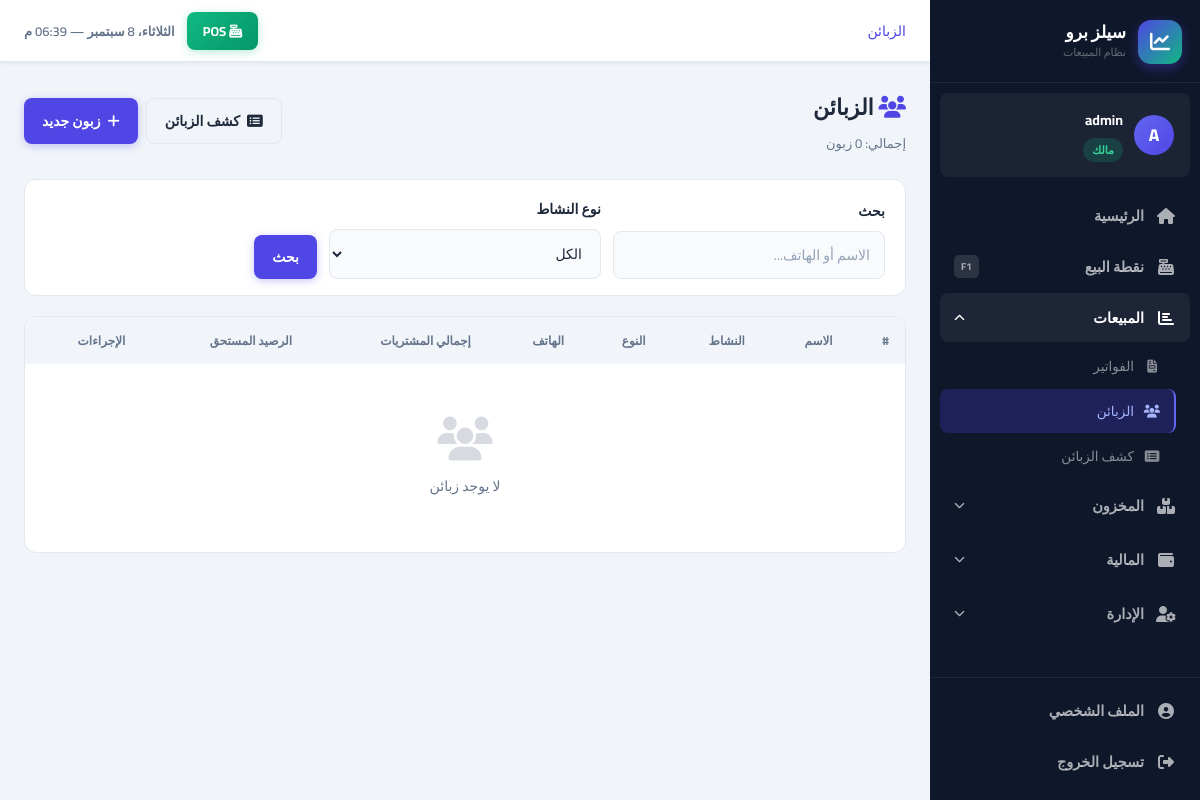
Screenshot of /customers/ (signed in) with the database file from the repository.
### accounts/models.py (models this page shows, shortened)
class User(AbstractUser):
    role = models.ForeignKey(
        Role, on_delete=models.PROTECT, null=True, blank=True,
        related_name='users', verbose_name='الدور الوظيفي',
        help_text='فارغ لصاحب الحساب الرئيسي فقط'
    )
    parent = models.ForeignKey(
        'self', on_delete=models.CASCADE, null=True, blank=True,
        related_name='employees', verbose_name='المالك الرئيسي'
    )
    phone = models.CharField(max_length=20, blank=True, verbose_name='الهاتف')
    is_active = models.BooleanField(default=True, verbose_name='نشط')
    created_at = models.DateTimeField(auto_now_add=True)
    class Meta:
        verbose_name = 'مستخدم'
        verbose_name_plural = 'المستخدمون'
    def get_owner(self):
        if self.is_owner_account:
            return self
        return self.parent.get_owner()
    @property
    def is_owner_account(self):
        return self.parent_id is None
    def can_manage_users(self):
        return self.is_owner_account or self.has_perm_flag('can_manage_users')
    @property
    def role_label(self):
        if self.is_owner_account:
            return 'مالك'
        return self.role.name if self.role_id else '—'
    @property
    def role_slug(self):
        if self.is_owner_account:
            return 'owner'
        if not self.role_id:
            return 'custom'
        mapping = {'مدير': 'manager', 'كاشير': 'cashier', 'مشاهد': 'viewer'}
        return mapping.get(self.role.name, 'custom')

### customers/views.py (the view)
# urls.py: path('', views.customer_list, name='customer_list'),
@login_required
def customer_list(request):
    owner = request.user.get_owner()
    q = request.GET.get('q', '')
    activity = request.GET.get('activity', '')
    customers = Customer.objects.filter(owner=owner)
    if q:
        customers = customers.filter(Q(name__icontains=q) | Q(business_name__icontains=q) | Q(personal_phone__icontains=q))
    if activity:
        customers = customers.filter(activity_type=activity)
    customers = _with_balance(customers).order_by('name')
    paginator = Paginator(customers, 20)
    page = paginator.get_page(request.GET.get('page'))
    return render(request, 'customers/list.html', {
        'page_obj': page, 'q': q, 'activity': activity,
        'total_count': customers.count()
    })

### core/context_processors.py (called while the page is built)
def global_context(request):
    context = {}
    if request.user.is_authenticated:
        owner = request.user.get_owner()
        low_stock_count = Product.objects.filter(
            owner=owner,
            current_stock__lte=F('min_stock')
        ).count()
        context['low_stock_count'] = low_stock_count
        context['current_user'] = request.user
    return context

### customers/views.py (called while the page is built)
def _with_balance(queryset):
    money_field = DecimalField(max_digits=14, decimal_places=3)
    return queryset.annotate(
        total_purchases=Coalesce(Sum('invoices__total_amount'), Value(0), output_field=money_field),
        total_paid=Coalesce(Sum('invoices__paid_amount'), Value(0), output_field=money_field),
    ).annotate(
        balance=ExpressionWrapper(F('total_purchases') - F('total_paid'), output_field=money_field)
    )

### templates/customers/list.html (shortened to what this page needs)
{% extends 'base/base.html' %}
{% block breadcrumb %}<a href="/customers/">الزبائن</a>{% endblock %}
{% block content %}
<div class="page-header">
    <div>
        <h1 class="page-title"><i class="fas fa-users" style="color:var(--primary)"></i> الزبائن</h1>
        <p class="page-subtitle">إجمالي: {{ total_count }} زبون</p>
    </div>
    <div class="page-actions">
        <a href="/customers/statement/" class="btn btn-outline"><i class="fas fa-list-alt"></i> كشف الزبائن</a>
        <a href="/customers/create/" class="btn btn-primary"><i class="fas fa-plus"></i> زبون جديد</a>
    </div>
</div>
<form method="get" class="filter-bar">
    <div class="form-group">
        <label class="form-label">بحث</label>
        <input type="text" name="q" class="form-control" placeholder="الاسم أو الهاتف..." value="{{ q }}">
    </div>
    <div class="form-group">
        <label class="form-label">نوع النشاط</label>
        <select name="activity" class="form-select">
            <option value="">الكل</option>
        </select>
    </div>
    <div class="form-group" style="min-width:auto;">
        <label class="form-label">&nbsp;</label>
        <button type="submit" class="btn btn-primary">بحث</button>
    </div>
</form>
<div class="table-container">
    <table>
        <thead><tr>
            <th>#</th><th>الاسم</th><th>النشاط</th><th>النوع</th><th>الهاتف</th>
            <th>إجمالي المشتريات</th><th>الرصيد المستحق</th><th>الإجراءات</th>
        </tr></thead>
        <tbody>
        {% for customer in page_obj %}
        <tr>
            <td class="text-muted">{{ forloop.counter0|add:page_obj.start_index }}</td>
            <td><a href="/customers/{{ customer.pk }}/" class="text-primary fw-bold">{{ customer.name }}</a></td>
            <td>{{ customer.business_name|default:"-" }}</td>
            <td><span class="badge badge-{% if customer.activity_type == 'wholesale' %}primary{% elif customer.activity_type == 'retail' %}info{% else %}success{% endif %}">{{ customer.get_activity_type_display }}</span></td>
            <td>{{ customer.personal_phone|default:"-" }}</td>
            <td class="fw-bold">{{ customer.total_purchases|floatformat:3 }}</td>
            <td>
                <span class="{% if customer.balance > 0 %}text-danger fw-bold{% else %}text-success{% endif %}">
                    {{ customer.balance|floatformat:3 }}
                </span>
            </td>
            <td>
                <div style="display:flex;gap:4px;">
                    <a href="/customers/{{ customer.pk }}/" class="btn btn-sm btn-outline btn-icon" title="عرض"><i class="fas fa-eye"></i></a>
                    <a href="/customers/{{ customer.pk }}/edit/" class="btn btn-sm btn-outline btn-icon" title="تعديل"><i class="fas fa-edit"></i></a>
                    <a href="/pos/?customer={{ customer.pk }}" class="btn btn-sm btn-success btn-icon" title="بيع"><i class="fas fa-cash-register"></i></a>
                </div>
            </td>
        </tr>
        {% empty %}
        <tr><td colspan="9"><div class="no-data"><i class="fas fa-users"></i>لا يوجد زبائن</div></td></tr>
        {% endfor %}
        </tbody>
    </table>
</div>
{% endblock %}

### templates/base/base.html (shortened to what this page needs)
<!DOCTYPE html>
<html lang="ar" dir="rtl">
<head>
    <link rel="stylesheet" href="https://cdnjs.cloudflare.com/ajax/libs/font-awesome/6.5.0/css/all.min.css">
    <link rel="stylesheet" href="/static/css/main.css">
</head>
<body>
{% if user.is_authenticated %}
<aside class="sidebar" id="sidebar">
    <div class="sb-brand">
        <div class="sb-logo"><i class="fas fa-chart-line"></i></div>
        <div>
            <div class="sb-name">سيلز برو</div>
            <div class="sb-sub">نظام المبيعات</div>
        </div>
    </div>
    <div class="sb-user">
        <div class="sb-avatar">{{ user.first_name.0|default:user.username.0|upper }}</div>
        <div class="sb-user-info">
            <span class="sb-user-name">{{ user.get_full_name|default:user.username }}</span>
            <span class="sb-role role-{{ user.role_slug }}">{{ user.role_label }}</span>
        </div>
    </div>
    <nav class="sb-nav">
        <a href="/dashboard/" class="sb-link {% if request.path == '/dashboard/' %}active{% endif %}">
            <span class="sb-icon"><i class="fas fa-home"></i></span>
            <span>الرئيسية</span>
        </a>
        <a href="/pos/" class="sb-link sb-pos {% if '/pos/' in request.path %}active{% endif %}">
            <span class="sb-icon"><i class="fas fa-cash-register"></i></span>
            <span>نقطة البيع</span>
            <span class="sb-key">F1</span>
        </a>
        <div class="sb-group">
            <button class="sb-group-btn {% if '/sales/' in request.path or '/customers/' in request.path %}open{% endif %}"
                    onclick="toggleGroup(this)">
                <span class="sb-icon"><i class="fas fa-chart-bar"></i></span>
                <span>المبيعات</span>
                <i class="fas fa-chevron-down sb-arrow"></i>
            </button>
            <div class="sb-group-items {% if '/sales/' in request.path or '/customers/' in request.path %}show{% endif %}">
                <a href="/sales/" class="sb-sub-link {% if '/sales/' in request.path %}active{% endif %}">
                    <i class="fas fa-file-invoice"></i> الفواتير
                </a>
                <a href="/customers/" class="sb-sub-link {% if '/customers/' in request.path and 'statement' not in request.path %}active{% endif %}">
                    <i class="fas fa-users"></i> الزبائن
                </a>
                <a href="/customers/statement/" class="sb-sub-link {% if 'statement' in request.path %}active{% endif %}">
                    <i class="fas fa-list-alt"></i> كشف الزبائن
                </a>
            </div>
        </div>
        <div class="sb-group">
            <button class="sb-group-btn {% if '/inventory/' in request.path %}open{% endif %}"
                    onclick="toggleGroup(this)">
                <span class="sb-icon"><i class="fas fa-boxes"></i></span>
                <span>المخزون</span>
                <i class="fas fa-chevron-down sb-arrow"></i>
            </button>
        </div>
        <div class="sb-group">
            <button class="sb-group-btn {% if '/expenses/' in request.path or '/reports/' in request.path %}open{% endif %}"
                    onclick="toggleGroup(this)">
                <span class="sb-icon"><i class="fas fa-wallet"></i></span>
                <span>المالية</span>
                <i class="fas fa-chevron-down sb-arrow"></i>
            </button>
        </div>
        {% if user.can_manage_users %}
        <div class="sb-group">
            <button class="sb-group-btn {% if '/accounts/users' in request.path or '/accounts/roles' in request.path %}open{% endif %}"
                    onclick="toggleGroup(this)">
                <span class="sb-icon"><i class="fas fa-user-cog"></i></span>
                <span>الإدارة</span>
                <i class="fas fa-chevron-down sb-arrow"></i>
            </button>
        </div>
        {% endif %}
    </nav>
    <div class="sb-footer">
        <a href="/accounts/profile/" class="sb-link {% if '/accounts/profile/' in request.path %}active{% endif %}">
            <span class="sb-icon"><i class="fas fa-user-circle"></i></span>
            <span>الملف الشخصي</span>
        </a>
        <a href="/accounts/logout/" class="sb-link sb-logout">
            <span class="sb-icon"><i class="fas fa-sign-out-alt"></i></span>
            <span>تسجيل الخروج</span>
        </a>
    </div>
</aside>
<div class="main-wrapper">
    <header class="topbar">
        <div class="topbar-start">
            <div class="breadcrumb-nav">{% block breadcrumb %}{% endblock %}</div>
        </div>
        <div class="topbar-end">
            <a href="/pos/" class="topbar-pos"><i class="fas fa-cash-register"></i> POS</a>
            <div class="topbar-clock" id="topbarClock"></div>
        </div>
    </header>
    <main class="page-content">
        {% block content %}{% endblock %}
    </main>
</div>
{% else %}
{% block auth_content %}{% endblock %}
{% endif %}
</body>
</html>

### rows the page displays
User: first_name.0 "A", get_full_name "admin", role_label "مالك"

### other values shown
{{ total_count }} "0"
